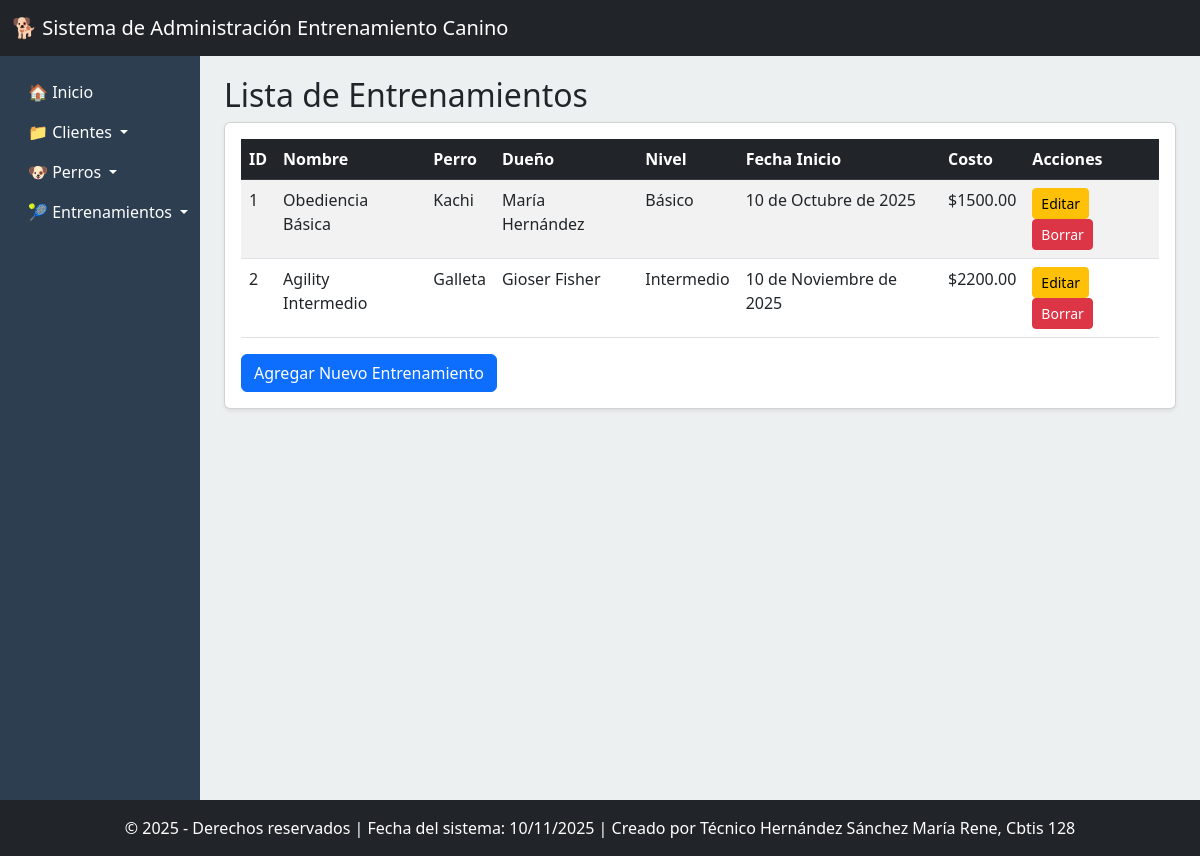
The page /ver-entrenamiento/ on the database its author committed.
### app_Entrenamiento_Canino/models.py (models this page shows, shortened)
class Entrenamiento(models.Model):
    id_entrenamiento = models.AutoField(primary_key=True)
    perro = models.ForeignKey(Perro, on_delete=models.CASCADE, related_name='entrenamientos')
    nombre = models.CharField(max_length=100)
    descripcion = models.CharField(max_length=100)
    fecha_inicio = models.DateField()
    duracion_horas = models.DecimalField(max_digits=4, decimal_places=2)
    lugar = models.CharField(max_length=200)
    nivel = models.CharField(max_length=50)
    costo = models.DecimalField(max_digits=6, decimal_places=2)

class Perro(models.Model):
    id_perro = models.AutoField(primary_key=True)
    cliente = models.ForeignKey(Cliente, on_delete=models.CASCADE, related_name='perros')
    nombre = models.CharField(max_length=50)
    raza = models.CharField(max_length=50)
    fecha_nacimiento = models.DateField()
    color = models.CharField(max_length=50)
    peso = models.DecimalField(max_digits=5, decimal_places=2)

class Cliente(models.Model):
    id_cliente = models.AutoField(primary_key=True)
    nombre = models.CharField(max_length=100)
    direccion = models.CharField(max_length=100)
    telefono = models.CharField(max_length=20)
    email = models.EmailField(max_length=100, unique=True)
    fecha_registro = models.DateField()
    fecha_nacimiento = models.DateField()
    comentarios = models.CharField(max_length=100, blank=True, null=True)

### app_Entrenamiento_Canino/views.py (the view)
# urls.py: path('ver-entrenamiento/', views.ver_entrenamiento, name='ver_entrenamiento'),
def ver_entrenamiento(request):
    entrenamientos = Entrenamiento.objects.all()
    return render(request, 'entrenamientos/ver_entrenamiento.html', {'entrenamientos': entrenamientos})

### app_Entrenamiento_Canino/templates/entrenamientos/ver_entrenamiento.html
{% extends 'base.html' %}
{% block content %}
<div class="row">
    <div class="col-12">
        <h2>Lista de Entrenamientos</h2>
        <div class="card shadow-sm">
            <div class="card-body">
                <div class="table-responsive">
                    <table class="table table-striped table-hover">
                        <thead class="table-dark">
                            <tr>
                                <th>ID</th>
                                <th>Nombre</th>
                                <th>Perro</th>
                                <th>Dueño</th>
                                <th>Nivel</th>
                                <th>Fecha Inicio</th>
                                <th>Costo</th>
                                <th>Acciones</th>
                            </tr>
                        </thead>
                        <tbody>
                            {% for entrenamiento in entrenamientos %}
                            <tr>
                                <td>{{ entrenamiento.id_entrenamiento }}</td>
                                <td>{{ entrenamiento.nombre }}</td>
                                <td>{{ entrenamiento.perro.nombre }}</td>
                                <td>{{ entrenamiento.perro.cliente.nombre }}</td>
                                <td>{{ entrenamiento.nivel }}</td>
                                <td>{{ entrenamiento.fecha_inicio }}</td>
                                <td>${{ entrenamiento.costo }}</td>
                                <td>
                                    <a href="{% url 'actualizar_entrenamiento' entrenamiento.id_entrenamiento %}" class="btn btn-warning btn-sm">Editar</a>
                                    <a href="{% url 'borrar_entrenamiento' entrenamiento.id_entrenamiento %}" class="btn btn-danger btn-sm">Borrar</a>
                                </td>
                            </tr>
                            {% empty %}
                            <tr>
                                <td colspan="8" class="text-center">No hay entrenamientos registrados</td>
                            </tr>
                            {% endfor %}
                        </tbody>
                    </table>
                </div>
                <a href="{% url 'agregar_entrenamiento' %}" class="btn btn-primary">Agregar Nuevo Entrenamiento</a>
            </div>
        </div>
    </div>
</div>
{% endblock %}

### app_Entrenamiento_Canino/templates/base.html (shortened to what this page needs)
<!DOCTYPE html>
<html lang="es">
<head>
    <link href="https://cdn.jsdelivr.net/npm/bootstrap@5.3.0/dist/css/bootstrap.min.css" rel="stylesheet">
</head>
<body>
    {% include 'header.html' %}
    <div class="container-fluid">
        <div class="row">
            {% include 'navbar.html' %}
            <main class="col-md-9 ms-sm-auto col-lg-10 px-md-4 main-content">
                {% block content %}
                {% endblock %}
            </main>
        </div>
    </div>
    {% include 'footer.html' %}
</body>
</html>

### app_Entrenamiento_Canino/templates/header.html
<header>
    <nav class="navbar navbar-expand-lg navbar-dark bg-dark fixed-top">
        <div class="container-fluid">
            <a class="navbar-brand" href="{% url 'inicio' %}">
                🐕 Sistema de Administración Entrenamiento Canino
            </a>
        </div>
    </nav>
</header>

### app_Entrenamiento_Canino/templates/navbar.html (shortened to what this page needs)
<nav class="col-md-3 col-lg-2 d-md-block sidebar collapse">
    <div class="position-sticky pt-3">
        <ul class="nav flex-column">
            <li class="nav-item">
                <a class="nav-link text-white" href="{% url 'inicio' %}">
                    🏠 Inicio
                </a>
            </li>
            <li class="nav-item dropdown">
                <a class="nav-link dropdown-toggle text-white" href="#" data-bs-toggle="dropdown">
                    📁 Clientes
                </a>
            </li>
            <li class="nav-item dropdown">
                <a class="nav-link dropdown-toggle text-white" href="#" data-bs-toggle="dropdown">
                    🐶 Perros
                </a>
            </li>
            <li class="nav-item dropdown">
                <a class="nav-link dropdown-toggle text-white" href="#" data-bs-toggle="dropdown">
                    🎾 Entrenamientos
                </a>
            </li>
        </ul>
    </div>
</nav>

### app_Entrenamiento_Canino/templates/footer.html
<footer class="footer mt-auto py-3 bg-dark text-white">
    <div class="container text-center">
        <span>
            &copy; {% now "Y" %} - Derechos reservados |
            Fecha del sistema: {% now "d/m/Y" %} |
            Creado por Técnico Hernández Sánchez María Rene, Cbtis 128
        </span>
    </div>
</footer>

### app_Entrenamiento_Canino/templates/base.html (style rules this page uses)
body { background-color: #f8f9fa; padding-top: 56px; }
.sidebar { background-color: #2c3e50; min-height: calc(100vh - 56px); }
.main-content { background-color: #ecf0f1; min-height: calc(100vh - 56px); padding: 20px; }
.footer { background-color: #34495e; color: white; padding: 10px 0; }

### rows shown on the page
Entrenamiento: id_entrenamiento "1", nombre "Obediencia Básica", perro.nombre "Kachi", perro.cliente.nombre "María Hernández", nivel "Básico", fecha_inicio "10 de Octubre de 2025", costo "1500.00"
Entrenamiento: id_entrenamiento "2", nombre "Agility Intermedio", perro.nombre "Galleta", perro.cliente.nombre "Gioser Fisher", nivel "Intermedio", fecha_inicio "10 de Noviembre de 2025", costo "2200.00"
